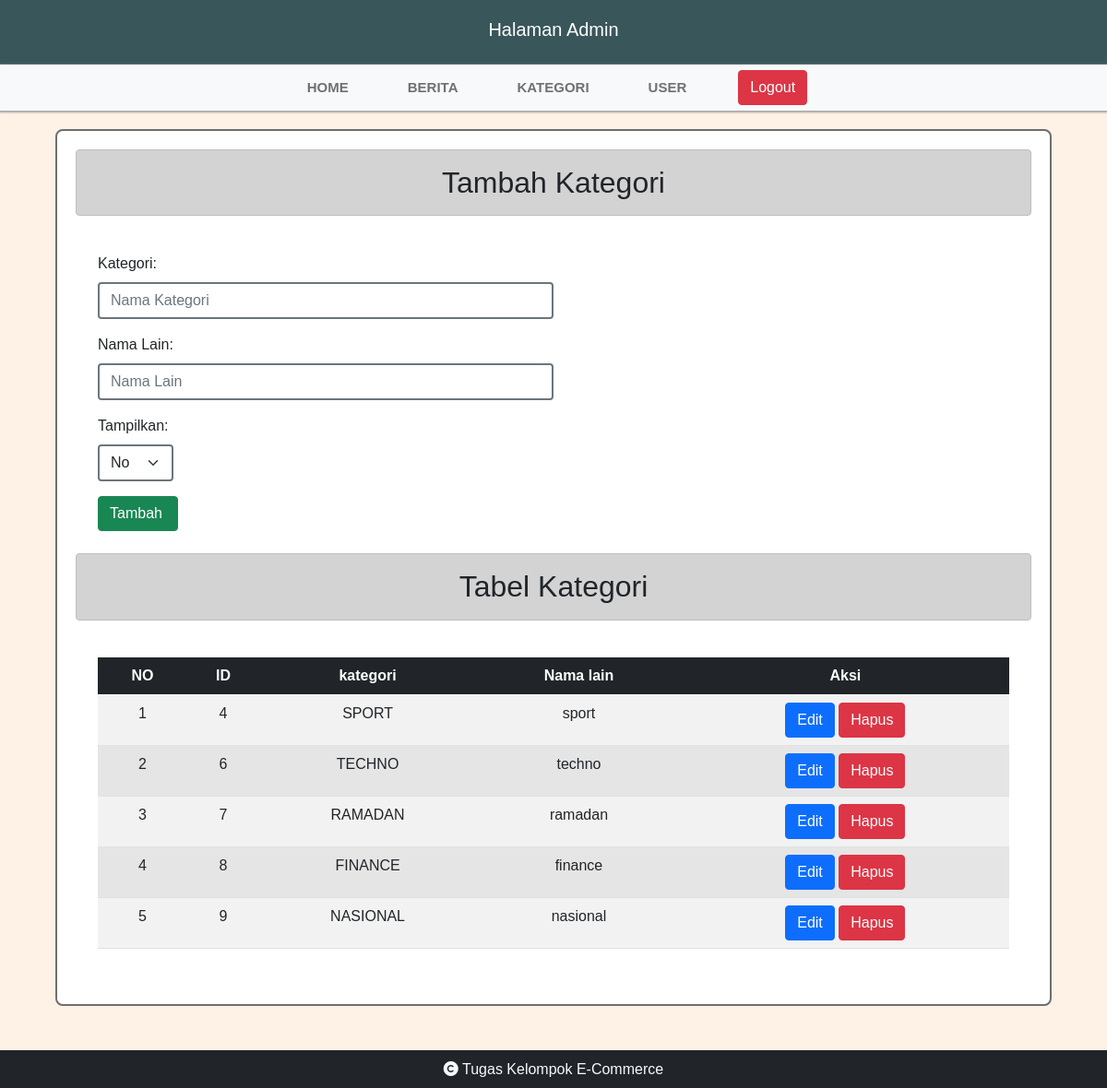
/admin/index.php?mod=kategori (signed in), run on the app's committed database.
### tables this page shows
CREATE TABLE `kategori` (
  `id` int(5) NOT NULL,
  `kategori` varchar(100) NOT NULL,
  `nama_lain` varchar(100) NOT NULL,
  `terbit` varchar(1) NOT NULL
);

### admin/kategori.php (the view, shortened to what this page needs)
<?php
include '../fungsi/koneksi.php';
?>
<?php
include 'header.php';
?>
<h2 class="alert alert-dark text-center text-dark">Tambah Kategori</h2>
<form action="./?mod=kategori" method="POST" class="p-4">
    <div class="mb-3 col-6">
        <label for="exampleFormControlInput1" class="form-label">Kategori:</label>
        <input type="text" name="kategori" class="form-control border-secondary border border-2" id="exampleFormControlInput1" placeholder="Nama Kategori" value="<?= $editkategori['kategori'] ?>">
    </div>
    <div class=" mb-3 col-6">
        <label for="exampleFormControlInput2" class="form-label">Nama Lain:</label>
        <input type="text" name="nama_lain" class="form-control border-secondary border border-2" id="exampleFormControlInput2" placeholder="Nama Lain" value="<?= $editkategori['nama_lain'] ?>">
    </div>
    <div class=" mb-3 col-1">
        <label for="exampleInputEmail1" class="form-label">Tampilkan:</label>
        <select class="form-select border-secondary border border-2" aria-label="Default select example" name="terbit">
            <option value="0" <?= (($editkategori['terbit'] == 0) ? 'selected' : ''); ?>>No</option>
        </select>
    </div>
    <input type="submit" class="btn btn-success" name="<?= ($editkategori['id'] ? 'editkategori' : 'tambahkategori') ?>" class="btn btn-success" value="<?= ($editkategori['id'] ? 'Edit' : 'Tambah') ?> "></input>
</form>
<h2 class="alert alert-dark text-center text-dark">Tabel Kategori</h2>
<?php
$sql = mysqli_query($koneksi, "SELECT * FROM kategori");
?>
<div class=" table-responsive p-4 ">
    <table class="table table-striped ">
        <thead class="table-dark">
            <tr class="text-center">
                <th scope="col">NO</th>
                <th scope="col">ID</th>
                <th scope="col">kategori</th>
                <th scope="col">Nama lain</th>
                <th scope="col">Aksi</th>
            </tr>
        </thead>
        <tbody>
            <?php $i = 1;
            foreach ($sql as $dtkategori) :
            ?>
                <tr class="table-active text-center">
                    <td><?= $i++; ?></td>
                    <td><?= $dtkategori['id']; ?></td>
                    <td><?= $dtkategori['kategori']; ?></td>
                    <td><?= $dtkategori['nama_lain']; ?></td>
                    <td>
                        <span>
                            <a href="?mod=kategori&act=edit&id=<?= $dtkategori['id']; ?>" type="button" class="btn btn-primary">Edit</a>
                        </span>
                        <span>
                            <a href="?mod=kategori&act=hapus&id=<?= $dtkategori['id']; ?>" type="button" class="btn btn-danger">Hapus</a>
                        </span>
                    </td>
                </tr>
            <?php endforeach; ?>
        </tbody>
    </table>
</div>
</body>
</html>

### css/admin3.css (style rules this page uses)
* { margin: 0; padding: 0; font-family:'Lucida Sans', 'Lucida Sans Regular', 'Lucida Grande', 'Lucida Sans Unicode', Geneva, Verdana, sans-serif; }
:root { --putih:#ffff; --body:#fef1e6; --text: #201c18; --baground: #39565a; --defaultcolor:#0000; --myfont:'Lucida Sans'; }
body { background: var(--body); }

### data on the page
kategori: id "4", kategori "SPORT", nama_lain "sport"
kategori: id "6", kategori "TECHNO", nama_lain "techno"
kategori: id "7", kategori "RAMADAN", nama_lain "ramadan"
kategori: id "8", kategori "FINANCE", nama_lain "finance"
kategori: id "9", kategori "NASIONAL", nama_lain "nasional"
